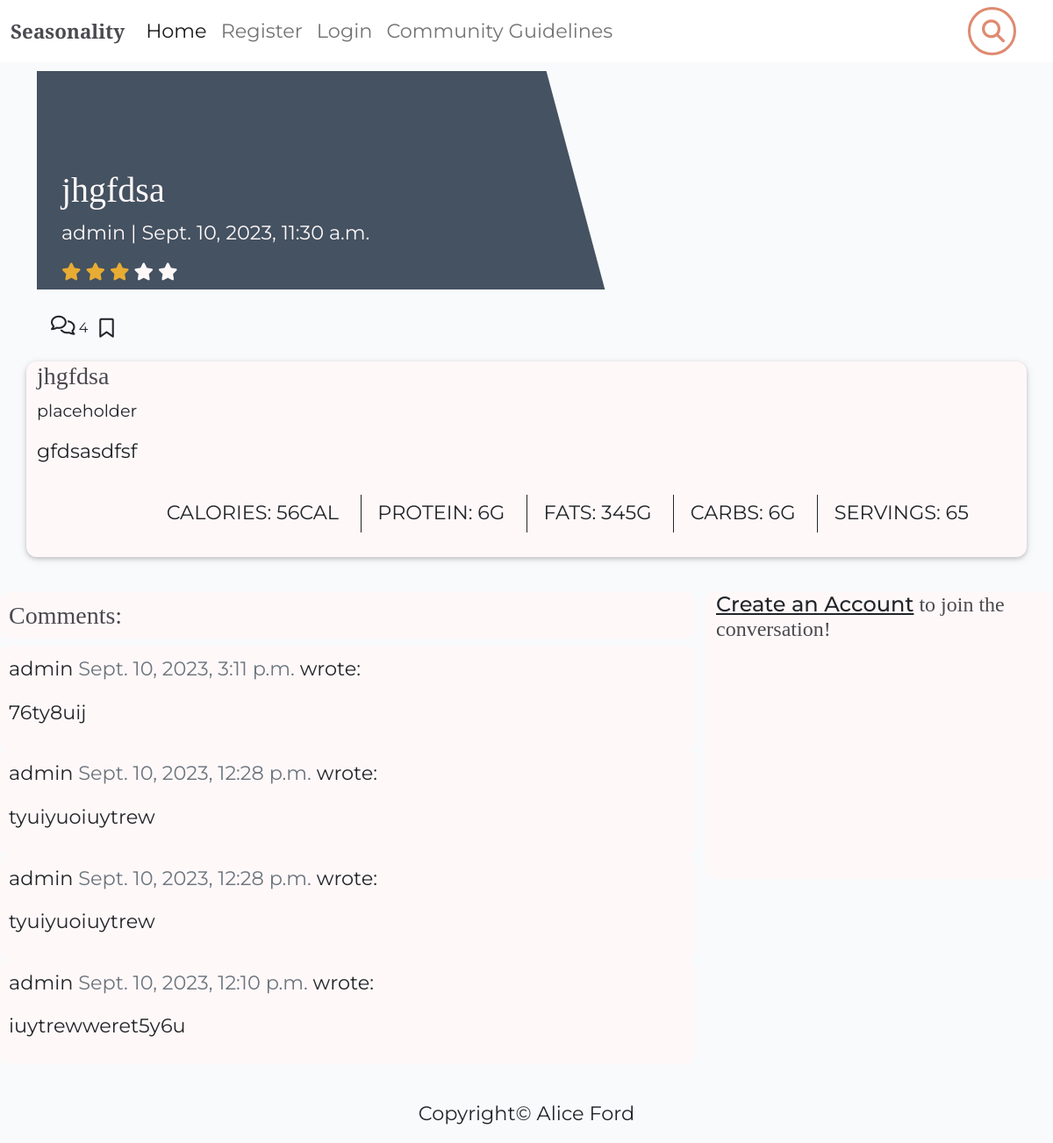
Page /recipebook/jhgfdsa/ on the committed database.
### recipebook/models.py (models this page shows, shortened)
class Recipe(models.Model):
    class NewManager(models.Manager):
        def get_queryset(self):
            return super().get_queryset() .filter()
    title = models.CharField(max_length=200, unique=True)
    slug = models.SlugField(max_length=200, unique=True)
    author = models.ForeignKey(
        User, on_delete=models.CASCADE, related_name="recipes"
    )
    diet = models.ForeignKey(
        Diet, on_delete=models.CASCADE, default=True, null=False)
    season = models.ForeignKey(
        Season, on_delete=models.CASCADE, default=True, null=False)
    featured_image = CloudinaryField('image', default='placeholder')
    updated_on = models.DateTimeField(auto_now=True)
    content = models.TextField()
    created_on = models.DateTimeField(auto_now_add=True)
    status = models.IntegerField(choices=STATUS, default=0)
    ingredients = models.TextField(default='placeholder')
    calories = models.IntegerField(default=0)
    fat = models.IntegerField(default=0)
    protein = models.IntegerField(default=0)
    carbs = models.IntegerField(default=0)
    servs = models.IntegerField(default=0)
    favourites = models.ManyToManyField(
        User, related_name='favourite', default=None, blank=True)
    objects = models.Manager()
    newmanager = NewManager()
    class Meta:
        ordering = ["-created_on"]
    def average_rating(self) -> float:
        return Rating.objects.filter(
            recipe=self).aggregate(Avg("rating"))["rating__avg"] or 0

class Comment(models.Model):
    recipe = models.ForeignKey(
        Recipe, on_delete=models.CASCADE, related_name="comments"
    )
    name = models.ForeignKey(
        User, on_delete=models.CASCADE, related_name="comments"
    )
    body = models.TextField()
    created_on = models.DateTimeField(auto_now_add=True)
    approved = models.BooleanField(default=True)
    class Meta:
        ordering = ["created_on"]

### recipebook/views.py (the view, shortened to what this page needs)
# urls.py: path('recipebook/<slug:slug>/', views.RecipeDetail.as_view(), name='recipe_detail'),
class RecipeDetail(View):
    def get(self, request, slug, *args, **kwargs):
        queryset = Recipe.objects.filter(status=1)
        recipe = get_object_or_404(queryset, slug=slug)
        comments = recipe.comments.filter(
            approved=True).order_by("-created_on")
        fav = bool
        if recipe.favourites.filter(id=request.user.id).exists():
            fav = True
        return render(
            request,
            "recipe_detail.html",
            {
                "recipe": recipe,
                "comments": comments,
                "commented": False,
                "comment_form": CommentForm(),
                'fav': fav
            },
        )

### recipebook/forms.py
class CommentForm(forms.ModelForm):
    class Meta:
        model = Comment
        fields = ('body',)

### recipebook/templates/recipe_detail.html (shortened to what this page needs)
{% extends "base/base.html" %}
{% block content %}
{% load crispy_forms_tags %}
<div class="masthead">
    <div class="container">
        <div class="row g-0">
            <div class="col-md-6 masthead-text">
                <h1 class="recipe-title">{{ recipe.title }}</h1>
                <p class="recipe-subtitle">{{ recipe.author }} | {{ recipe.created_on }}</p>
                <h5 class="recipe-subtitle">
                    <span class="fa fa-star {% if recipe.average_rating > 0 %} checked {% endif %}"></span>
                    <span class="fa fa-star {% if recipe.average_rating > 1 %} checked {% endif %}"></span>
                    <span class="fa fa-star {% if recipe.average_rating > 2 %} checked {% endif %}"></span>
                    <span class="fa fa-star {% if recipe.average_rating > 3 %} checked {% endif %}"></span>
                    <span class="fa fa-star {% if recipe.average_rating > 4 %} checked {% endif %}"></span>
                </h5>
            </div>
            <div class="d-none d-md-block col-md-6 masthead-image">
            </div>
        </div>
    </div>
</div>
<div class="container">
    <div class="row">
        <div class="d-flex recipe-ratings">
            <div class="pt-2 ms-3">
                {% with comments.count as total_comments %}
                    <i class="far fa-comments"></i>
                    {{ total_comments }}
                {% endwith %}
            </div>
            <div class="ml-auto pt-1">
                {% if user.is_authenticated %}
                    {% if fav %}
                    <a href="{% url 'favourite_add' recipe.id %}" class="btn"><i class="fa-solid fa-bookmark"></i></a>
                    {% else %}
                        <a href="{% url 'favourite_add' recipe.id %}" class="btn"><i class="far fa-bookmark"></i></a>
                    {% endif %}
                {% else %}
                    <a href="{% url 'account_signup' %}" class="btn"><i class="far fa-bookmark"></i></a>
                {% endif %}
            </div>
        </div>
    </div>
</div>
<div class="container">
    <div class="row">
        <div class="col card mb-4 mt-3">
            <h3>{{ recipe.title }}</h3>
            <p class="card-text ">
                {{ recipe.ingredients | safe }}
            </p>
            <p class="card-text ">
                {{ recipe.content | safe }}
            </p>
            <div class="card-body nutrition-list">
                <ul>
                    <li class="text-center">Calories: {{ recipe.calories }}cal</li>
                    <li class="text-center">Protein: {{ recipe.protein }}g</li>
                    <li class="text-center">Fats: {{ recipe.fat }}g</li>
                    <li class="text-center">Carbs: {{ recipe.carbs }}g</li>
                    <li class="text-center">Servings: {{ recipe.servs }}</li>
                </ul>
            </div>
        </div>
    </div>
</div>
<div class="row">
    <div class="col-md-8 mb-4 mt-3">
        <h3 class="comments-title comments">Comments:</h3>
        {% for comment in comments %}
            <div class="comments">
                <p class="font-weight-bold">
                    {{ comment.name }}
                        <span class=" text-muted font-weight-normal">
                            {{ comment.created_on }}
                        </span> wrote:
                </p>
                {{ comment.body | linebreaks }}
            </div>
        {% endfor %}
    </div>
    <div class="col-md-4 mt-3 commenting">
        {% if commented %}
        <div class="alert alert-success" role="alert">
            Your comment has been posted
        </div>
        {% else %}
        {% if user.is_authenticated %}
            <h3>Leave a comment:</h3>
            <p>Posting as: {{ user.username }}</p>
            <form method="post" style="margin-top: 1.3em;">
                {{ comment_form | crispy }}
                {% csrf_token %}
            <button type="submit" class="btn btn-signin btn-lg mt-3">Submit</button>
        </form>
        {% else %}
        <h4><a class="link-offset-2 link-underline link-underline-opacity-0" href="{% url 'account_signup' %}">Create an
                Account</a> to join the conversation!</h4>
        {% endif %}
        {% endif %}
    </div>
</div>
{% endblock content %}

### static/css/style.css (style rules this page uses)
body { background-color: #F9FAFC; overflow-x: hidden; font-family: 'Montserrat', sans-serif; }
.main-bg { background-image: url('https://res.cloudinary.com/dnyfx3g7s/image/upload/v1694383930/background_seasonality.svg'); background-attachment: fixed; background-repeat: no-repeat; background-size: cover; background-position: center; }
p, ul, li { font-family: 'Montserrat', sans-serif; font-size: 1.4rem; color: #212529; }
a { font-family: 'Montserrat', sans-serif; color: #212529; }
h1, h2, h3, h4, h5, h6 { font-family: 'Playfair Display', serif; color: #4A4A4F; }
.card { border: none; background-color: transparent; }
.masthead { margin-top: 10px; overflow: hidden; position: relative; display: inline-block; height: 33vh; width: 100%; }
.masthead-text { background-color: #445261; color: white; position: relative; }
.masthead-image { position: relative; overflow: hidden; }
.masthead-image:after { content: ""; position: absolute; top: 0; right: 90%; height: 100%; width: 150%; background: #445261; -webkit-transform: skew(15deg); -moz-transform: skew(15deg); transform: skew(15deg); z-index: 100; }
.recipe-title { margin-top: 20%; margin-left: 5%; }
.recipe-subtitle { margin-left: 5%; color: lightgray; }
.card { display: block; padding-bottom: 12px; background-color: #fff8f9; border-radius: 12px; box-shadow: 0 2px 5px 0 rgba(0, 0, 0, 0.16), 0 2px 10px 0 rgba(0, 0, 0, 0.12); transition: box-shadow .25s; }
.card-text { font-size: 1.2rem }
.recipe-ratings i { font-size: 22px; }
.checked { color: #E8AC33 !important; }
.recipe-title, .recipe-subtitle { color: #fff8f9; }
.comments { padding: 10px; background: #fff8f9; border-radius: 10px; }
.comments-title { padding: 10px; }
.commenting { background: #fff8f9; border-radius: 10px; margin-bottom: 235px; }
.nutrition-list ul { list-style-type: none; margin: 0 0 0 113px; padding: 0; overflow: hidden; }
.nutrition-list li { float: left; display: inline; padding: 16px; text-transform: uppercase; }
.nutrition-list ul li { text-decoration: none; padding: 0.2em 1.1em; border-right: 1px solid #212529; margin: 0 0 0 -6px; }
.nutrition-list ul li:last-child { border: none; }

### rows in the picture
Recipe: title "jhgfdsa", author "admin", created_on "Sept. 10, 2023, 11:30 a.m.", ingredients "placeholder", content "gfdsasdfsf", calories "56", protein "6", fat "345", carbs "6", servs "65"
Comment: name "admin", created_on "Sept. 10, 2023, 3:11 p.m.", body "76ty8uij"
Comment: name "admin", created_on "Sept. 10, 2023, 12:28 p.m.", body "tyuiyuoiuytrew"
Comment: name "admin", created_on "Sept. 10, 2023, 12:28 p.m.", body "tyuiyuoiuytrew"
Comment: name "admin", created_on "Sept. 10, 2023, 12:10 p.m.", body "iuytrewweret5y6u"

### other values in the picture
{{ total_comments }} "4"
